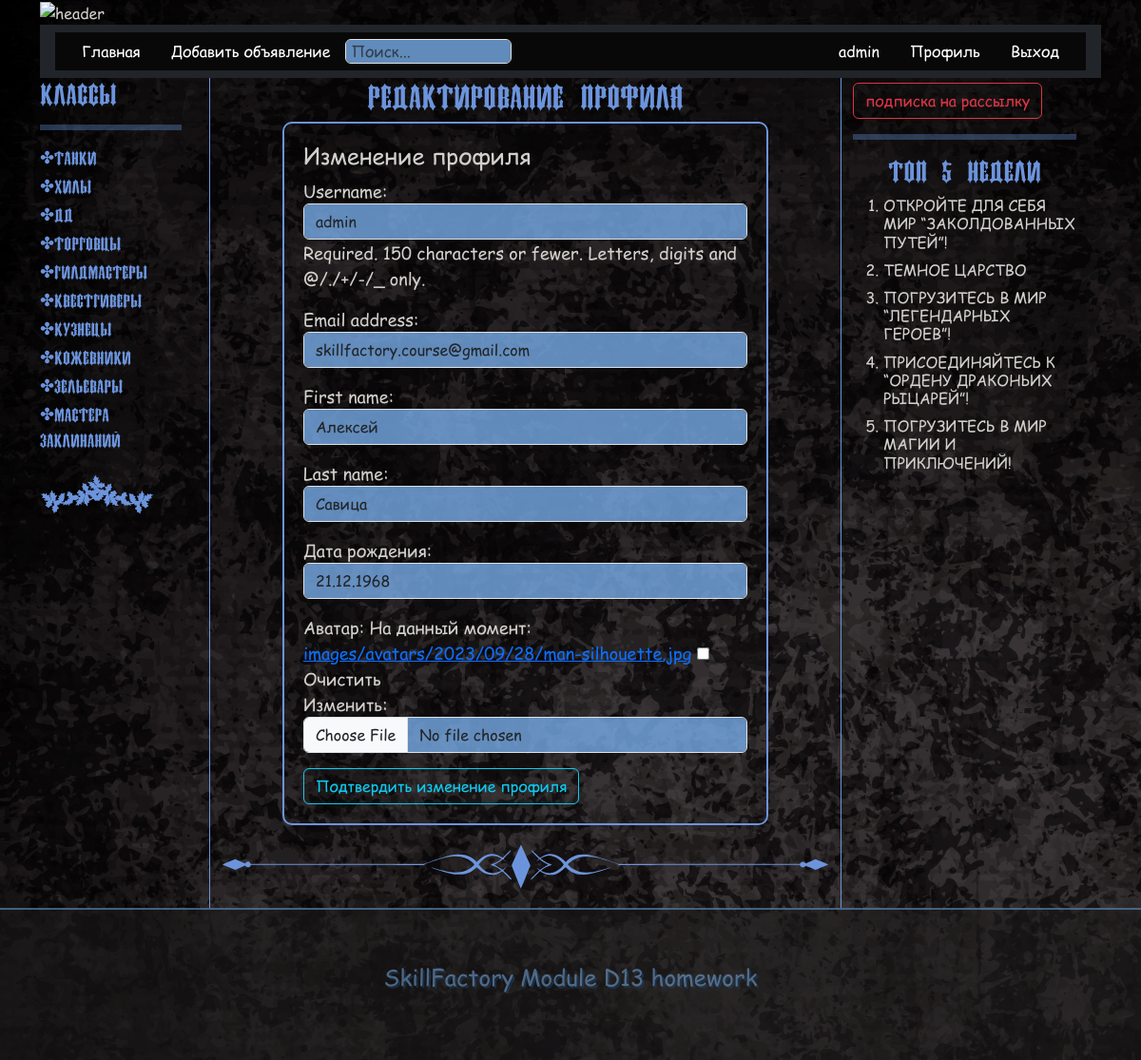
The page /user/admin/edit/ (signed in) on the database its author committed.
### apps/main_board/models.py (models this page shows, shortened)
class Category(models.Model):
    name = models.CharField(max_length=100, verbose_name='Название категории')
    slug = models.SlugField(max_length=255, verbose_name='URL категории', blank=True)
    class Meta:
        verbose_name = 'Категория'
        verbose_name_plural = 'Категории'
    def get_absolute_url(self):
        return reverse('category', kwargs={'category_slug': self.slug})

class Ad(models.Model):
    STATUS_OPTIONS = (
        ('published', 'Опубликовано'),
        ('draft', 'Черновик')
    )
    author = models.ForeignKey(to=User, verbose_name='Автор', on_delete=models.CASCADE, default=1)
    title = models.CharField(verbose_name='Заголовок', max_length=255)
    slug = models.SlugField(verbose_name='URL', max_length=255, blank=True, unique=True)
    category_ad = models.ForeignKey(Category, verbose_name='Категория', on_delete=models.CASCADE, null=True)
    text_ad = models.TextField(verbose_name='Текст объявления')
    status = models.CharField(choices=STATUS_OPTIONS, default='published', verbose_name='Статус объявления', max_length=20)
    time_create = models.DateTimeField(auto_now_add=True, verbose_name='Время создания объявления')
    pictures = models.ImageField(
        verbose_name='Картинка',
        blank=True,
        upload_to='images/pictures/',
        validators=[FileExtensionValidator(allowed_extensions=('png', 'jpg', 'webp', 'jpeg', 'gif'))])
    video = models.FileField(
        verbose_name='Видео',
        blank=True,
        upload_to='videos/',
        validators=[FileExtensionValidator(allowed_extensions=('mp4', 'avi', 'mkv', 'mov'))])
    likes = models.ManyToManyField(User, related_name='ad_like')
    class Meta:
        verbose_name = 'Объявление'
        verbose_name_plural = 'Объявления'
    def get_absolute_url(self):
        if self.status == 'published':
            return reverse('ad_detail', kwargs={'slug': self.slug})
        else:
            return reverse('draft_detail', kwargs={'slug': self.slug})

### apps/users/models.py (models this page shows, shortened)
class Profile(models.Model):
    user = models.OneToOneField(User, on_delete=models.CASCADE)
    slug = models.SlugField(verbose_name='URL', max_length=255, blank=True, unique=True)
    avatar = models.ImageField(
        verbose_name='Аватар',
        upload_to='images/avatars/%Y/%m/%d/',
        default='images/avatars/default.png',
        blank=True,
        validators=[FileExtensionValidator(allowed_extensions=('png', 'jpg', 'jpeg'))])
    birth_date = models.DateField(null=True, blank=True, verbose_name='Дата рождения')
    class Meta:
        db_table = 'app_profiles'
        ordering = ('user',)
        verbose_name = 'Профиль'
        verbose_name_plural = 'Профили'

### apps/users/views.py (the view, shortened to what this page needs)
# urls.py: path('user/<str:slug>/edit/', ProfileUpdateView.as_view(), name='profile_edit'),
class ProfileUpdateView(LoginRequiredMixin, SuccessMessageMixin, UpdateView):
    model = Profile
    form_class = ProfileUpdateForm
    template_name = 'users/profile_edit.html'
    success_message = 'Профиль обновлён'
    def get_object(self, queryset=None):
        return self.request.user.profile
    def get_context_data(self, **kwargs):
        context = super().get_context_data(**kwargs)
        context['title'] = f'Редактирование профиля пользователя: {self.request.user.username}'
        if self.request.POST:
            context['user_form'] = UserUpdateForm(self.request.POST, instance=self.request.user)
        else:
            context['user_form'] = UserUpdateForm(instance=self.request.user)
        return context

### apps/users/forms.py (shortened to what this page needs)
class ProfileUpdateForm(forms.ModelForm):
    class Meta:
        model = Profile
        fields = ('birth_date', 'avatar')
    def __init__(self, *args, **kwargs):
        super().__init__(*args, **kwargs)
        for field in self.fields:
            self.fields[field].widget.attrs.update({
                'class': 'form-control',
            })

class UserUpdateForm(forms.ModelForm):
    class Meta:
        model = User
        fields = ('username', 'email', 'first_name', 'last_name')
    def __init__(self, *args, **kwargs):
        super().__init__(*args, **kwargs)
        for field in self.fields:
            self.fields[field].widget.attrs.update({
                'class': 'form-control',
            })

### apps/main_board/templatetags/categories_tags.py (called while the page is built)
@register.inclusion_tag('includes/sidebar.html')
def all_categories():
    cats = Category.objects.all()
    return {"cats": cats}

### apps/main_board/templatetags/popular_ads_tags.py (called while the page is built)
@register.inclusion_tag('includes/popular_ads.html')
def get_popular_ads():
    start_date = timezone.now() - timedelta(weeks=1)
    popular_ads = Ad.objects.filter(time_create__gte=start_date, status='published').order_by('-likes')[:5]
    return {'popular_ads': popular_ads}

### templates/users/profile_edit.html (shortened to what this page needs)
{% extends 'main.html' %}
{% load static %}
{% block content %}
<h2 class="category_sidebar ad_category">редактирование профиля</h2>
<div class="ad_create sub_list">
   <div class="card-body">
      <div class="card-title nth-card-title">
         <h4>Изменение профиля</h4>
      </div>
      <form method="post" enctype="multipart/form-data">
         {{ user_form.as_p }}
         {{ form.as_p }}
         <div class="d-grid gap-2 d-md-block mt-2">
            <button type="submit" class="btn btn-outline-info">Подтвердить изменение профиля</button>
         </div>
      </form>
   </div>
</div>
<img src="{% static 'img/divider_negru.svg' %}" class="line_separator" alt="ship"  id="my-svg">
{% endblock %}

### templates/includes/header.html (shortened to what this page needs)
{% block header %}
<header>
  <div class="px-3 py-2 text-bg-dark header_color text-reset">
      <div class="container header_color ">
        <div class="my_header d-flex flex-wrap align-items-center justify-content-center justify-content-lg-start">
          <ul class="nav col-12 col-lg-auto my-2 justify-content-start my-md-0 text-small">
            <li>
              <a href="{% url 'ad_list' %}" class="nav-link text-white">
                Главная
              </a>
            </li>
            <li>
              <a href="{% url 'ad_create' %}" class="nav-link text-white">
                Добавить объявление
              </a>
            </li>
          </ul>
              <form class="col-12 col-lg-auto mb-2 mb-lg-0 me-lg-auto" role="search"
              action="{% url 'search_header' %}" method="get">
                <input type="search" name="q" class="form-control my_form"
                placeholder="Поиск..." aria-label="Search">
              </form>
          <ul class="nav col-12 col-lg-auto my-2 justify-content-start my-md-0 text-small">
            {% if user.is_authenticated %}
            <li>
                <span class="nav-link text-white">{{ request.user.username }}</span>
            </li>
            <li>
                <a href="{% url 'profile_detail' request.user.profile.slug %}" class="nav-link text-white">
                    Профиль
                  </a>
            </li>
            <li>
              <a href="{% url 'account_logout' %}" class="nav-link text-white">
                Выход
              </a>
            </li>
            {% endif %}
          </ul>
        </div>
      </div>
    </div>
  </header>
  {% endblock header %}

### templates/includes/sidebar.html
{% load categories_tags %}
{% load static %}
{% block cat %}
    <div class="category_sidebar">
        {% for category in cats %}
            <div class="category_menu">
                <a href="{{ category.get_absolute_url }}" class="category_menu_link">&#10020;{{ category.name }}</a>
            </div>
            {% endfor%}
            <img src="{% static 'img/ship2.svg' %}" class="svg" alt="ship">
        </div>
{% endblock cat %}

### templates/includes/popular_ads.html
{% load popular_ads_tags %}
{% block content %}
      <h3 class="category_sidebar ad_category">Топ 5 недели</h3>
            <ol>
            {% for ad in popular_ads %}
                <li><h6 ><a class="ad_title" href="{{ ad.get_absolute_url }}">{{ ad.title|upper }}</a></h6></li>
                {% endfor %}
            </ol>
{% endblock content %}

### static/my_styles/styles.css (style rules this page uses)
body { background: #000 url(../img/fon1.jpg); color: #d2d0cc; background-attachment: fixed; background-repeat: repeat; font-family: 'Comic Sans MS', Helvetica, Arial, sans-serif; }
.my_header { color: #d2d0cc; }
.form-control { background-color: #7ab0edc7; }
.my_form { padding: 0 5px; }
.header_color { background-color: #080808; }
.category_sidebar { font-family: 'Ireland', Helvetica, Arial, sans-serif; color: #6c94dc; }
.ad_category { display: flex; justify-content: center; }
.category_menu { margin-bottom: 3px; }
.category_menu_link { font-size: 18px; color: #6c94dc; text-decoration: none; width: 90%; }
.ad_title { color: #d2d0cc; text-decoration: none; }
.svg { fill: #6c94dc; max-width: 80%; margin: 10px auto; }
.line_separator { width: 100%; margin: 20px 0; }
.ad_create { padding: 10px; }
.sub_list { max-width: 80%; margin: 0 auto; box-sizing: border-box; border: 2px solid #6c94dc; padding: 20px; border-radius: 10px; font-size: 18px; }

### rows shown on the page
Category: name "Танки"
Category: name "Хилы"
Category: name "ДД"
Category: name "Торговцы"
Category: name "Гилдмастеры"
Category: name "Квестгиверы"
Category: name "Кузнецы"
Category: name "Кожевники"
Category: name "Зельевары"
Category: name "Мастера заклинаний"
Profile: birth_date "21.12.1968"
Ad: title "ОТКРОЙТЕ ДЛЯ СЕБЯ МИР “ЗАКОЛДОВАННЫХ ПУТЕЙ”!"
Ad: title "ТЕМНОЕ ЦАРСТВО"
Ad: title "ПОГРУЗИТЕСЬ В МИР “ЛЕГЕНДАРНЫХ ГЕРОЕВ”!"
Ad: title "ПРИСОЕДИНЯЙТЕСЬ К “ОРДЕНУ ДРАКОНЬИХ РЫЦАРЕЙ”!"
Ad: title "ПОГРУЗИТЕСЬ В МИР МАГИИ И ПРИКЛЮЧЕНИЙ!"

### other values the page prints
{{ request.user.username }} "admin"
